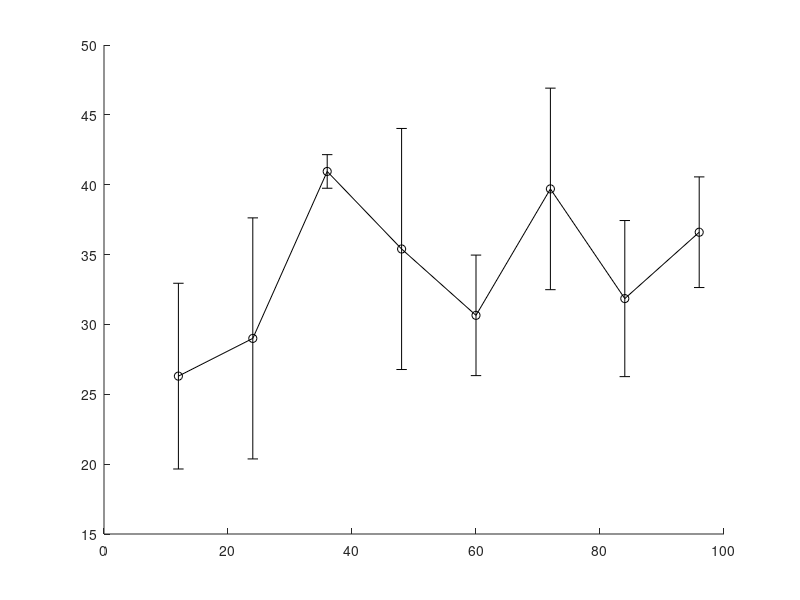

Recreate this plot in MATLAB. (Note: this script raises an error after producing the figure.)
%B16 - OT-1 Coculture_082913
%B16 cells (250k per well) were pulsed with 3 different [OVA] (100nM, 10nM, 1nM) for 4 hours.  Sup was then
%removed, cells washed and T cells (CFSE labeled)(10e5) were added.  At each timepoint,
%supernatant was reserved for IFN-gamma ELISA and both cell fractions
%(anything floating and anything adherent) were reserved for FACS.  1/2 of
%cells were live stained & FACSed and the other were fixed/permed.  

%%
%OT's were first gated as CFSE+, CD8+, and then Dapi- (alive).  Percent of OT-1 T cells that were activated (CD69+) over time
%Order is 100nM, 10nM, 1nM, and Unpulsed control

T1=[31 10.2 3.25 2.22
    21.6 6.83 3.47 2.8];

T2=[22.9 12.1 4.04 2.35
    35.1 11.4 4.16 2.06];

T3=[40.1 13.2 5.13 3.37
    41.8 17.3 6.1 3.84];

T4=[29.3 15.1 9.12 5.37
    41.5 18 11.6 10.2];

T5=[27.6 9.18 5.12 5.04
    33.7 15.2 10.7 6.31];

T6=[44.8 19.8 9.9 10.2
    34.6 14.7 7.14 11.4];

T7=[35.8 16.2 19.7 24.2
    27.9 13.3 12.7 18.5];

T8=[33.8 19 17.5 19.2
    39.4 12.5 11.7 9.88];

P1=[T1(:,1), T2(:,1), T3(:,1), T4(:,1), T5(:,1), T6(:,1), T7(:,1), T8(:,1)];
eP1=std(P1);
mP1=mean(P1);

P2=[T1(:,2), T2(:,2), T3(:,2), T4(:,2), T5(:,2), T6(:,2), T7(:,2), T8(:,2)];
eP2=std(P2);
mP2=mean(P2);

P3=[T1(:,3), T2(:,3), T3(:,3), T4(:,3), T5(:,3), T6(:,3), T7(:,3), T8(:,3)];
eP3=std(P3);
mP3=mean(P3);

UP=[T1(:,4), T2(:,4), T3(:,4), T4(:,4), T5(:,4), T6(:,4), T7(:,4), T8(:,4)];
eUP=std(UP);
mUP=mean(UP);

time=[12 24 36 48 60 72 84 96];

figure()
hold on
errorbar(time, mP1, eP1, '-ko', 'markeredgecolor', 'k', 'markerfacecolor', 'r', 'markersize', 10)
errorbar(time, mP2, eP2, '-ko', 'markeredgecolor', 'k', 'markerfacecolor', [1 0.5 0], 'markersize', 10)
errorbar(time, mP3, eP3, '-ko', 'markeredgecolor', 'k', 'markerfacecolor', 'y', 'markersize', 10)
errorbar(time, mUP, eUP, '-ko', 'markeredgecolor', 'k', 'markerfacecolor', 'g', 'markersize', 10)
set(gca, 'Fontsize', 20, 'xgrid', 'on', 'ygrid', 'on')
set(gcf, 'color', 'w')
xlabel('Time, (hours)')
ylabel('%CD69+')
title('Activated Cells over Time')
legend('100nM OVA', '10nm OVA', '1nM OVA', 'Unpulsed control')
box on

%%
%Plot the percentage of B16's alive

%B16's were first gated as CFSE-, then gated for size, then Dapi+/-

%Order is 100nM, 10nM, 1nM, and Unpulsed control

T1=[93.9 95.5 97.4 97.5
    97.7 97 97.5 97.1];

T2=[93.2 92.1 87.1 86.3 
    95.8 93.5 92.7 92.9];

T3=[83.2 92.3 89.7 83.1 
    88.6 87.2 84.4 77.6];

T4=[87.3 79.3 75.8 78.8
    80.2 85 83.4 88.4];

T5=[88.7 87.9 89.6 86.9 
    88.2 89.5 88.2 88.5];

T6=[78.9 79.2 80.8 85.1
    89 86.2 87.5 89.3];

T7=[83.9 82.2 84.7 86.9 
    83 80 81 88.1];

T8=[81.9 82 84.1 85.2
    78 84.2 84.9 86];

P1=[T1(:,1), T2(:,1), T3(:,1), T4(:,1), T5(:,1), T6(:,1), T7(:,1), T8(:,1)];
eP1=std(P1);
mP1=mean(P1);

P2=[T1(:,2), T2(:,2), T3(:,2), T4(:,2), T5(:,2), T6(:,2), T7(:,2), T8(:,2)];
eP2=std(P2);
mP2=mean(P2);

P3=[T1(:,3), T2(:,3), T3(:,3), T4(:,3), T5(:,3), T6(:,3), T7(:,3), T8(:,3)];
eP3=std(P3);
mP3=mean(P3);

UP=[T1(:,4), T2(:,4), T3(:,4), T4(:,4), T5(:,4), T6(:,4), T7(:,4), T8(:,4)];
eUP=std(UP);
mUP=mean(UP);

time=[12 24 36 48 60 72 84 96];

figure()
hold on
errorbar(time, mP1, eP1, '-ko', 'markeredgecolor', 'k', 'markerfacecolor', 'r', 'markersize', 10)
errorbar(time, mP2, eP2, '-ko', 'markeredgecolor', 'k', 'markerfacecolor', [1 0.5 0], 'markersize', 10)
errorbar(time, mP3, eP3, '-ko', 'markeredgecolor', 'k', 'markerfacecolor', 'y', 'markersize', 10)
errorbar(time, mUP, eUP, '-ko', 'markeredgecolor', 'k', 'markerfacecolor', 'g', 'markersize', 10)
set(gca, 'Fontsize', 20, 'ylim', [70 100], 'xgrid', 'on', 'ygrid', 'on')
set(gcf, 'color', 'w')
xlabel('Time, (hours)')
ylabel('%Alive')
title('% of B16s Alive over time')
legend('100nM OVA', '10nm OVA', '1nM OVA', 'Unpulsed control')
box on

%%

%Plot the MFI of H-2Kb on living B16s

%B16's were first gated as CFSE-, then gated for size, then Dapi-

%Order is 100nM, 10nM, 1nM, and Unpulsed control

T1=[1100 780 813 623
    1148 758 714 676];

T2=[2533 1701 987 849
    2212 1811 1036 922];

T3=[3416 1914 728 622
    2771 997 663 545];

T4=[3419 1469 709 633
    3169 1271 837 734];

T5=[6388 1698 1297 1212
    5422 1541 898 903];

T6=[9613 1706 1057 994
    3586 1535 1005 978];

T7=[7374 2802 1869 1480
    5526 2212 1460 1436];

T8=[11015 5243 2560 2393
    22747 3536 2215 2065];

P1=[T1(:,1), T2(:,1), T3(:,1), T4(:,1), T5(:,1), T6(:,1), T7(:,1), T8(:,1)];
eP1=std(P1);
mP1=mean(P1);

P2=[T1(:,2), T2(:,2), T3(:,2), T4(:,2), T5(:,2), T6(:,2), T7(:,2), T8(:,2)];
eP2=std(P2);
mP2=mean(P2);

P3=[T1(:,3), T2(:,3), T3(:,3), T4(:,3), T5(:,3), T6(:,3), T7(:,3), T8(:,3)];
eP3=std(P3);
mP3=mean(P3);

UP=[T1(:,4), T2(:,4), T3(:,4), T4(:,4), T5(:,4), T6(:,4), T7(:,4), T8(:,4)];
eUP=std(UP);
mUP=mean(UP);

time=[12 24 36 48 60 72 84 96];

figure()
hold on
errorbar(time, mP1, eP1, '-ko', 'markeredgecolor', 'k', 'markerfacecolor', 'r', 'markersize', 10)
errorbar(time, mP2, eP2, '-ko', 'markeredgecolor', 'k', 'markerfacecolor', [1 0.5 0], 'markersize', 10)
errorbar(time, mP3, eP3, '-ko', 'markeredgecolor', 'k', 'markerfacecolor', 'y', 'markersize', 10)
errorbar(time, mUP, eUP, '-ko', 'markeredgecolor', 'k', 'markerfacecolor', 'g', 'markersize', 10)
set(gca, 'Fontsize', 20, 'yscale', 'log', 'xgrid', 'on', 'ygrid', 'on')
set(gcf, 'color', 'w')
xlabel('Time, (hours)')
ylabel('log H-2Kb')
title('B16 MHC Expression over time')
legend('100nM OVA', '10nm OVA', '1nM OVA', 'Unpulsed control')
box on

%%
%Plot the percentage of T cells alive

%T cells were first gated as CFSE+, then CD8+, then Dapi-

%Order is 100nM, 10nM, 1nM, and Unpulsed control

T1=[90.1 79.9 81.6 80.8
    88.9 82 80.7 79.8];

T2=[65.5 66.7 58.1 55.3
    71.1 62.1 59.3 51.8];

T3=[70.5 48.5 37.7 34.1
    55 31.8 26.2 23.6];

T4=[48.4 27.6 19.7 21.6
    38.5 22.6 23.2 23.1];

T5=[59.1 38.3 32.4 33.8
    42.5 29.9 25.1 22.7];

T6=[35.3 15.8 15.5 13.2
    33.6 28.3 24 21.3];

T7=[26 16 14.4 18.3
    20.5 14.9 14.4 15];

T8=[24.8 17.1 16.3 21
    32.7 25.9 25.8 27.8];

P1=[T1(:,1), T2(:,1), T3(:,1), T4(:,1), T5(:,1), T6(:,1), T7(:,1), T8(:,1)];
eP1=std(P1);
mP1=mean(P1);

P2=[T1(:,2), T2(:,2), T3(:,2), T4(:,2), T5(:,2), T6(:,2), T7(:,2), T8(:,2)];
eP2=std(P2);
mP2=mean(P2);

P3=[T1(:,3), T2(:,3), T3(:,3), T4(:,3), T5(:,3), T6(:,3), T7(:,3), T8(:,3)];
eP3=std(P3);
mP3=mean(P3);

UP=[T1(:,4), T2(:,4), T3(:,4), T4(:,4), T5(:,4), T6(:,4), T7(:,4), T8(:,4)];
eUP=std(UP);
mUP=mean(UP);

time=[12 24 36 48 60 72 84 96];

figure()
hold on
errorbar(time, mP1, eP1, '-ko', 'markeredgecolor', 'k', 'markerfacecolor', 'r', 'markersize', 10)
errorbar(time, mP2, eP2, '-ko', 'markeredgecolor', 'k', 'markerfacecolor', [1 0.5 0], 'markersize', 10)
errorbar(time, mP3, eP3, '-ko', 'markeredgecolor', 'k', 'markerfacecolor', 'y', 'markersize', 10)
errorbar(time, mUP, eUP, '-ko', 'markeredgecolor', 'k', 'markerfacecolor', 'g', 'markersize', 10)
set(gca, 'Fontsize', 20, 'xgrid', 'on', 'ygrid', 'on')
set(gcf, 'color', 'w')
xlabel('Time, (hours)')
ylabel('%Alive')
title('% of OT-1 cells Alive over time')
legend('100nM OVA', '10nm OVA', '1nM OVA', 'Unpulsed control')
box on
%%
%Plot the Covariance of MHC for B16s over time.  

%Order is 100nM, 10nM, 1nM, and Unpulsed control

T1=[117 136 105 129
    168 192 115 207];

T2=[106 139 203 84.9
    102 107 167 82.5];

T3=[112 115 98 131
    121 128 116 97.9];

T4=[130 154 151 85.5
    132 144 166 89.9];

T5=[102 119 91.9 107
    118 135 156 111];

T6=[94 116 98.1 121
    111 118 118 124];

T7=[86.2 115 126 107
    93.9 109 111 117];

T8=[80.6 93.3 101 86.1 
    66.9 106 94.2 91];

P1=[T1(:,1), T2(:,1), T3(:,1), T4(:,1), T5(:,1), T6(:,1), T7(:,1), T8(:,1)];
eP1=std(P1);
mP1=mean(P1);

P2=[T1(:,2), T2(:,2), T3(:,2), T4(:,2), T5(:,2), T6(:,2), T7(:,2), T8(:,2)];
eP2=std(P2);
mP2=mean(P2);

P3=[T1(:,3), T2(:,3), T3(:,3), T4(:,3), T5(:,3), T6(:,3), T7(:,3), T8(:,3)];
eP3=std(P3);
mP3=mean(P3);

UP=[T1(:,4), T2(:,4), T3(:,4), T4(:,4), T5(:,4), T6(:,4), T7(:,4), T8(:,4)];
eUP=std(UP);
mUP=mean(UP);

time=[12 24 36 48 60 72 84 96];

figure()
hold on
errorbar(time, mP1, eP1, '-ko', 'markeredgecolor', 'k', 'markerfacecolor', 'r', 'markersize', 10)
errorbar(time, mP2, eP2, '-ko', 'markeredgecolor', 'k', 'markerfacecolor', [1 0.5 0], 'markersize', 10)
errorbar(time, mP3, eP3, '-ko', 'markeredgecolor', 'k', 'markerfacecolor', 'y', 'markersize', 10)
errorbar(time, mUP, eUP, '-ko', 'markeredgecolor', 'k', 'markerfacecolor', 'g', 'markersize', 10)
set(gca, 'Fontsize', 20, 'xgrid', 'on', 'ygrid', 'on')
set(gcf, 'color', 'w')
xlabel('Time, (hours)')
ylabel('Covariance')
title('CV of MHC distribution over time')
legend('100nM OVA', '10nm OVA', '1nM OVA', 'Unpulsed control')
box on

%%


%Plot the OVA presentation on living B16s

%B16's were first gated as CFSE-, then gated for size, then Dapi-

%Order is 100nM, 10nM, 1nM, and Unpulsed control

T1=[91.8 120 187 148 
    122 125 145 170];

T2=[155 183 204 174
    198 191 159 187];

T3=[215 233 212 271
    168 256 270 256];

T4=[259 231 242 260
    204 221 288 287];

T5=[310 270 306 294 
    277 284 273 282];

T6=[271 232 235 231
    224 227 236 217];

T7=[252 276 275 271
    246 274 247 260];

T8=[308 304 338 328 
    346 305 289 285];

P1=[T1(:,1), T2(:,1), T3(:,1), T4(:,1), T5(:,1), T6(:,1), T7(:,1), T8(:,1)];
eP1=std(P1);
mP1=mean(P1);

P2=[T1(:,2), T2(:,2), T3(:,2), T4(:,2), T5(:,2), T6(:,2), T7(:,2), T8(:,2)];
eP2=std(P2);
mP2=mean(P2);

P3=[T1(:,3), T2(:,3), T3(:,3), T4(:,3), T5(:,3), T6(:,3), T7(:,3), T8(:,3)];
eP3=std(P3);
mP3=mean(P3);

UP=[T1(:,4), T2(:,4), T3(:,4), T4(:,4), T5(:,4), T6(:,4), T7(:,4), T8(:,4)];
eUP=std(UP);
mUP=mean(UP);

time=[12 24 36 48 60 72 84 96];

figure()
hold on
errorbar(time, mP1, eP1, '-ko', 'markeredgecolor', 'k', 'markerfacecolor', 'r', 'markersize', 10)
errorbar(time, mP2, eP2, '-ko', 'markeredgecolor', 'k', 'markerfacecolor', [1 0.5 0], 'markersize', 10)
errorbar(time, mP3, eP3, '-ko', 'markeredgecolor', 'k', 'markerfacecolor', 'y', 'markersize', 10)
errorbar(time, mUP, eUP, '-ko', 'markeredgecolor', 'k', 'markerfacecolor', 'g', 'markersize', 10)
set(gca, 'Fontsize', 20, 'yscale', 'log', 'xgrid', 'on', 'ygrid', 'on')
set(gcf, 'color', 'w')
xlabel('Time, (hours)')
ylabel('log K^b-Ova')
title('B16 Ova Presentation over time')
legend('100nM OVA', '10nm OVA', '1nM OVA', 'Unpulsed control')
box on


